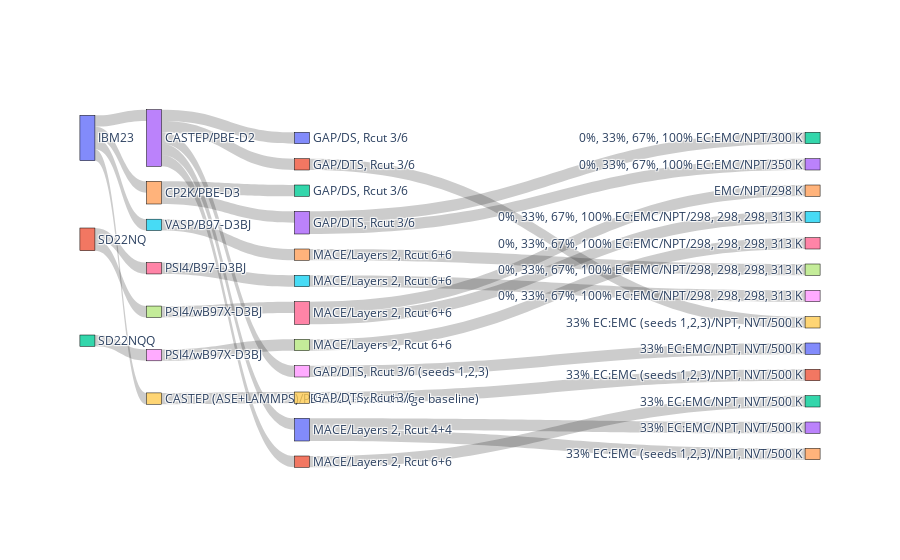

The cell this chart's notebook holds for it:
### Code cell
ze.zdb.plot()

### Figure 1 — Plotly figure (JSON) as saved in the notebook; plotly's stock layout.template omitted (floating-point values rounded to 4 significant figures)
{"data": [{"arrangement": "snap", "link": {"source": [0, 0, 0, 0, 1, 1, 2, 3, 3, 3, 3, 3, 4, 4, 5, 6, 7, 8, 9, 11, 13, 13, 14, 15, 16, 16, 17, 18, 19, 20, 20, 21], "target": [3, 4, 5, 9, 6, 7, 8, 10, 11, 18, 20, 21, 12, 13, 14, 15, 16, 17, 19, 29, 22, 23, 27, 28, 24, 25, 26, 30, 31, 33, 34, 32], "value": [1, 1, 1, 1, 1, 1, 1, 1, 1, 1, 1, 1, 1, 1, 1, 1, 1, 1, 1, 1, 1, 1, 1, 1, 1, 1, 1, 1, 1, 1, 1, 1]}, "node": {"customdata": ["ac1@10835267", "ac1@10712131", "ac2@10712131", "td1@10835267", "td2@10835267", "td1@10712131", "td2@10712131", "td3@10712131", "td4@10712131", "td1@10890165", "ml1@10835267", "ml2@10835267", "ml3@10835267", "ml4@10835267", "ml1@10712131", "ml2@10712131", "ml3@10712131", "ml4@10712131", "ml1@10890165", "ml2@10890165", "ml3@10890165", "ml4@10890165", "md1@10835267", "md2@10835267", "md1@10712131", "md2@10712131", "md3@10712131", "md4@10712131", "md5@10712131", "md1@10890165", "md2@10890165", "md3@10890165", "md4@10890165", "md5@10890165", "md6@10890165"], "hovertemplate": "%{customdata}", "label": ["IBM23", "SD22NQ", "SD22NQQ", "CASTEP/PBE-D2", "CP2K/PBE-D3", "VASP/B97-D3BJ", "PSI4/B97-D3BJ", "PSI4/wB97X-D3BJ", "PSI4/wB97X-D3BJ", "CASTEP (ASE+LAMMPS)/PBE-D2 (-fixed charge baseline)", "GAP/DS, Rcut 3/6", "GAP/DTS, Rcut 3/6", "GAP/DS, Rcut 3/6", "GAP/DTS, Rcut 3/6", "MACE/Layers 2, Rcut 6+6", "MACE/Layers 2, Rcut 6+6", "MACE/Layers 2, Rcut 6+6", "MACE/Layers 2, Rcut 6+6", "GAP/DTS, Rcut 3/6 (seeds 1,2,3)", "GAP/DTS, Rcut 3/6", "MACE/Layers 2, Rcut 4+4", "MACE/Layers 2, Rcut 6+6", "0%, 33%, 67%, 100% EC:EMC/NPT/300 K", "0%, 33%, 67%, 100% EC:EMC/NPT/350 K", "EMC/NPT/298 K", "0%, 33%, 67%, 100% EC:EMC/NPT/298, 298, 298, 313 K", "0%, 33%, 67%, 100% EC:EMC/NPT/298, 298, 298, 313 K", "0%, 33%, 67%, 100% EC:EMC/NPT/298, 298, 298, 313 K", "0%, 33%, 67%, 100% EC:EMC/NPT/298, 298, 298, 313 K", "33% EC:EMC (seeds 1,2,3)/NPT, NVT/500 K", "33% EC:EMC/NPT, NVT/500 K", "33% EC:EMC (seeds 1,2,3)/NPT, NVT/500 K", "33% EC:EMC/NPT, NVT/500 K", "33% EC:EMC/NPT, NVT/500 K", "33% EC:EMC (seeds 1,2,3)/NPT, NVT/500 K"], "line": {"color": "black", "width": 0.5}, "pad": 15, "thickness": 15, "x": [0.01, 0.01, 0.01, 0.1, 0.1, 0.1, 0.1, 0.1, 0.1, 0.1, 0.3, 0.3, 0.3, 0.3, 0.3, 0.3, 0.3, 0.3, 0.3, 0.3, 0.3, 0.3, 0.99, 0.99, 0.99, 0.99, 0.99, 0.99, 0.99, 0.99, 0.99, 0.99, 0.99, 0.99, 0.99], "y": [0.1, 0.3667, 0.6333, 0.1, 0.2143, 0.3286, 0.4429, 0.5571, 0.6714, 0.7857, 0.1, 0.1667, 0.2333, 0.3, 0.3667, 0.4333, 0.5, 0.5667, 0.6333, 0.7, 0.7667, 0.8333, 0.1, 0.1615, 0.2231, 0.2846, 0.3462, 0.4077, 0.4692, 0.5308, 0.5923, 0.6538, 0.7154, 0.7769, 0.8385]}, "type": "sankey"}], "layout": {}}
